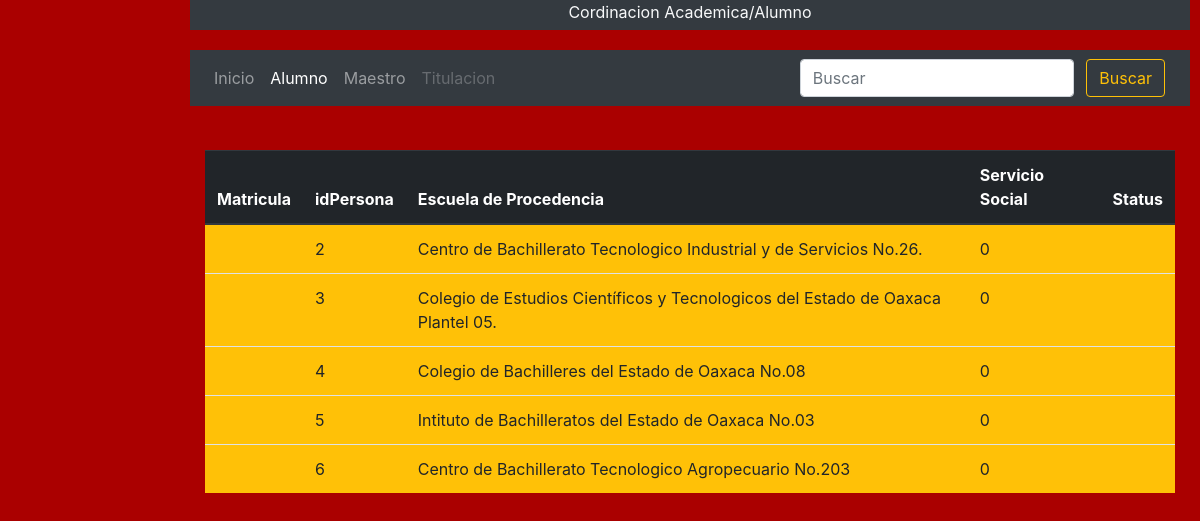
Page /proyectotitulaciones/Alumno.php on the committed database.
### tables this page shows
create table Alumnos(matricula int not null auto_increment,
	idPersona int not null,
    EscProcedencia varchar(100) not null,                     
    servSocial boolean not null,
    statuss varchar(15) not null,
    solicitud varchar(30),                                  
    pagoServi varchar(30),                                  
    ordenPago varchar(30),                                  
    validacion1 boolean not null,                           
    validacion2 boolean not null,                           
    constraint idAlumnoPK primary key(matricula),
    constraint idPersonaAlumnoFK foreign key(idPersona)
		references Personas(idPersona)
        on delete cascade);

### proyectotitulaciones/Alumno.php (the view, shortened to what this page needs)
<!DOCTYPE html PUBLIC "-//W3C//DTD XHTML 1.0 Transitional//EN" "http://www.w3.org/TR/xhtml1/DTD/xhtml1-transitional.dtd">
<html xmlns="http://www.w3.org/1999/xhtml">
<head>
<link href="css/bootstrap.min.css" rel="stylesheet" media="screen">
</head>
<body style="background:#A00; width:1000px; position:absolute; left:190px">
<div class="bg-dark" align="center "  style="height:30px">
	<p class="text-light">Cordinacion Academica/Alumno</p>
</div>
<nav class="navbar  navbar navbar-expand-lg navbar-dark bg-dark " style="top:20px">
  <div class="collapse navbar-collapse" id="navbarNavAltMarkup">
    <div class="navbar-nav">
      <a class="nav-item nav-link " href="Administrador.php">Inicio </a>
      <a class="nav-item nav-link active" href="Alumno.php">Alumno<span class="sr-only">(current)</span></a>
      <a class="nav-item nav-link" href="#">Maestro</a>
      <a class="nav-item nav-link disabled" href="#">Titulacion</a>
    </div>
    <div class="form-inline" style="position:absolute;right:25px;">
    <form  >
    	<input class="form-control mr-sm-2 " type="Buscar" placeholder="Buscar" aria-label="Buscar">
    	<button class="btn btn-outline-warning my-2 my-sm-0" type="submit">Buscar</button>
  	</form>
    </div>
  </div>
</nav>
<div  class=" container  table-hover "  style="position:absolute;top:150px;">
<table class="table ">
	<thead class="thead-dark">
		<tr>
			<th scope="col">Matricula</th>
            <th scope="col">idPersona</th>
            <th scope="col">Escuela de Procedencia</th>
            <th scope="col">Servicio Social</th>
            <th scope="col">Status</th>
		</tr>
	</thead>
<?php
	$conexion=mysqli_connect('localhost','root','','Sbit')or die("No se pudo completar la conexion");
	mysqli_select_db($conexion,"Sbit");
    $strqry="select * from alumnos;";
	$qry = mysqli_query ($conexion,$strqry);
    $i=mysqli_num_rows($qry);
	$r = 0;
	while ($r < $i)
	{
		mysqli_data_seek ($qry, $r);
     	$row = mysqli_fetch_object ($qry);
?>
	<tr class="bg-warning">
		<td ><?php print $row->Matricula; ?></td>
    	<td><?php print $row->idPersona; ?></td>
    	<td><?php print $row->EscProcedencia;?></td>
   		<td><?php print $row->servSocial; ?></td>
   		<td><?php print $row->status; ?></td>
	</tr>
<?php
		$r++;
	}
?>
</table>
</div>
</body>
</html>

### rows in the picture
alumnos: idPersona "2", EscProcedencia "Centro de Bachillerato Tecnologico Industrial y de Servicios No.26.", servSocial "0"
alumnos: idPersona "3", EscProcedencia "Colegio de Estudios Científicos y Tecnologicos del Estado de Oaxaca Plantel 05.", servSocial "0"
alumnos: idPersona "4", EscProcedencia "Colegio de Bachilleres del Estado de Oaxaca No.08", servSocial "0"
alumnos: idPersona "5", EscProcedencia "Intituto de Bachilleratos del Estado de Oaxaca No.03", servSocial "0"
alumnos: idPersona "6", EscProcedencia "Centro de Bachillerato Tecnologico Agropecuario No.203", servSocial "0"
